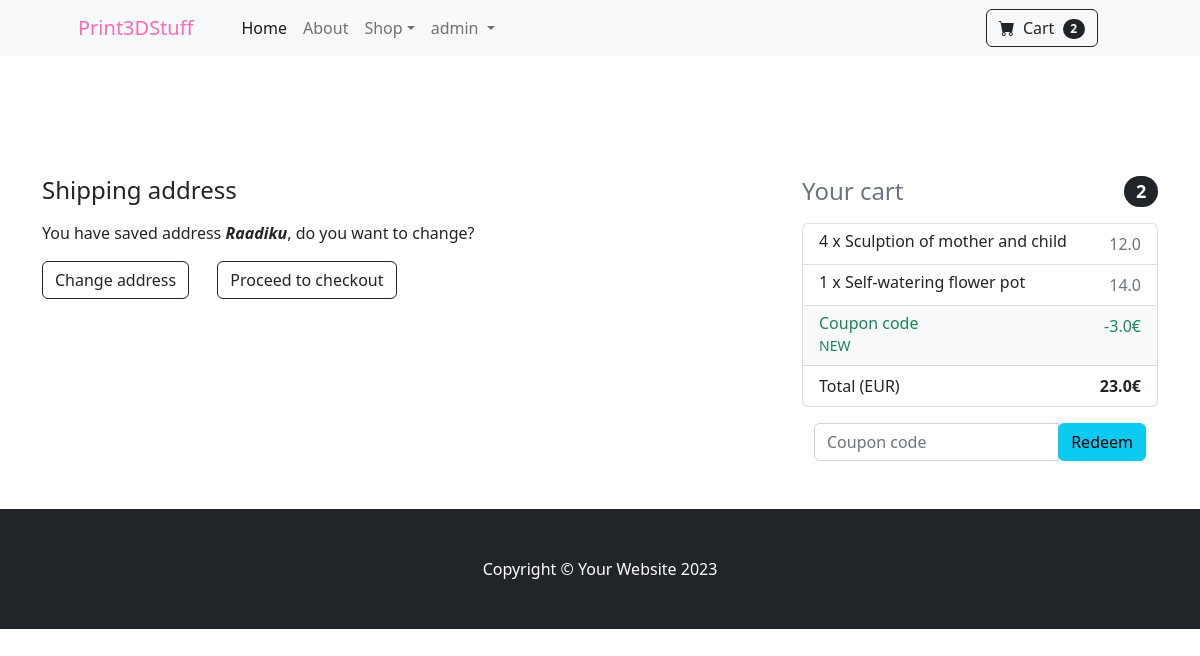
/shipping-address/ (signed in), run on an earlier commit of the app's database.
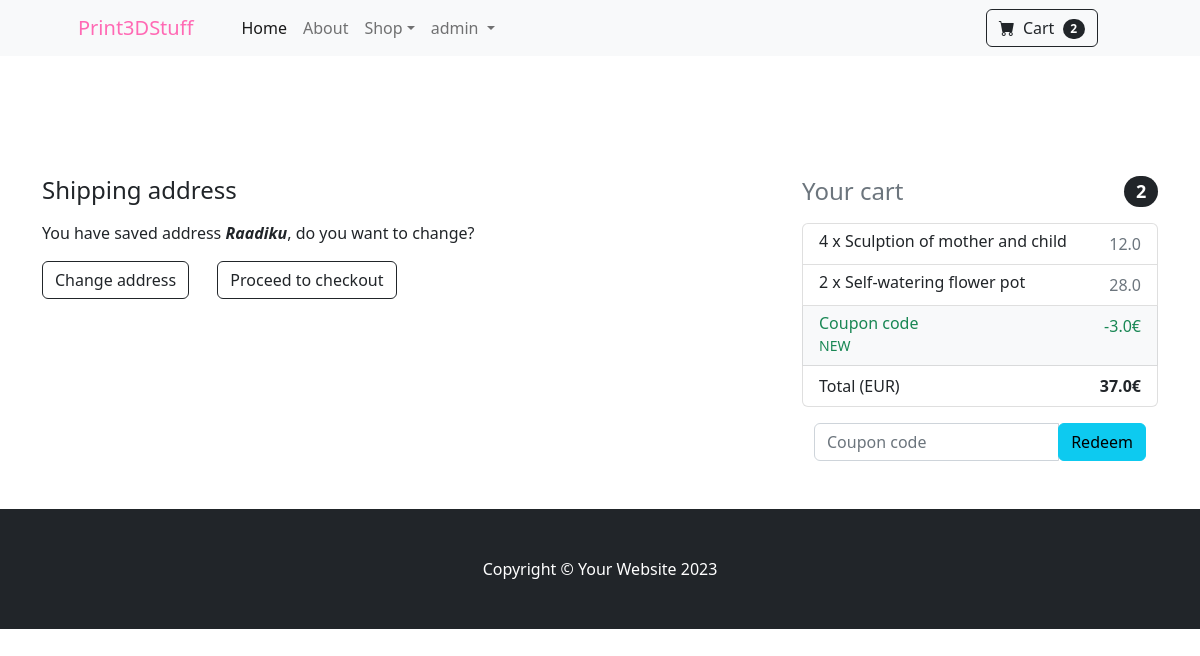
And on a later commit of the database.
### mainapp/models.py (models this page shows, shortened)
class OrderItem(models.Model):
    user = models.ForeignKey(User, on_delete=models.CASCADE)
    ordered = models.BooleanField(default=False)
    item = models.ForeignKey(Item, on_delete=models.CASCADE)
    quantity = models.IntegerField(default=1)
    def total_item_discount_price(self):
        return self.quantity * self.item.discount_price
    def final_price(self):
        if self.item.discount_price:
            return self.total_item_discount_price()
        else:
            return self.total_item_price()

class Item(models.Model):
    title = models.CharField(max_length=100)
    price = models.FloatField()
    discount_price = models.FloatField(blank=True, null=True)
    category = models.CharField(choices=CATEGORY_CHOICES, max_length=5)
    slug = models.SlugField()
    description = models.TextField()
    image = models.ImageField()

class Order(models.Model):
    user = models.ForeignKey(User, on_delete=models.CASCADE)
    order_ref = models.CharField(max_length=20)
    items = models.ManyToManyField(OrderItem)
    ordered_date = models.DateTimeField()
    ordered = models.BooleanField(default=False)
    billing_address = models.ForeignKey('BillingAddress', on_delete=models.SET_NULL, blank=True, null=True)
    coupon = models.ForeignKey('Coupon', on_delete=models.SET_NULL, blank=True, null=True)
    payment = models.ForeignKey('Payment', on_delete=models.SET_NULL, blank=True, null=True)
    delivered = models.BooleanField(default=False)
    received = models.BooleanField(default=False)
    refund_requested = models.BooleanField(default=False)
    refund_granted = models.BooleanField(default=False)
    def total_price(self):
        total = 0
        for order_item in self.items.all():
            total += order_item.final_price()
        if self.coupon:
            total -= self.coupon.amount
        return total

class Coupon(models.Model):
    code = models.CharField(max_length=100)
    amount = models.FloatField()

class BillingAddress(models.Model):
    user = models.ForeignKey(User, on_delete=models.CASCADE)
    street_address = models.CharField(max_length=100)
    apartment = models.CharField(max_length=5)
    country = CountryField(blank_label="(select country)", null=True)
    zip = models.CharField(max_length=10)

### mainapp/views.py (the view, shortened to what this page needs)
# urls.py: path('shipping-address/', views.ShippingAddressView.as_view(), name='shipping'),
class ShippingAddressView(View):
    def get(self, *args, **kwargs):
        try:
            order = Order.objects.get(user=self.request.user, ordered=False)
            form = ShippingAddressForm()
            context = {
                'form': form,
                'order': order,
                'couponform': CouponForm(),
                'display_coupon_form': True,
            }
            return render(self.request, 'shipping_address.html', context)
        except ObjectDoesNotExist:
            messages.warning(self.request, 'You do not have an active order.')
            return redirect('mainapp:summary')

### mainapp/forms.py
class ShippingAddressForm(forms.Form):
    street_address = forms.CharField(widget=forms.TextInput(attrs={
        'class': 'form-control',
        'id': 'floatingInput',
        'placeholder': 'Street name and house number',
    }))
    apartment_address = forms.CharField(widget=forms.TextInput(attrs={
        'class': 'form-control',
        'id': 'floatingApartment',
        'placeholder': 'Apartment',
    }))
    country = CountryField(blank_label='Select Country').formfield(widget=CountrySelectWidget(attrs={
        'class': 'form-control',
        'id': 'floatingSelect',
        'placeholder': 'Select Country',
        'aria-label': 'Select country',
    }))
    zip_code = forms.CharField(widget=forms.TextInput(attrs={
        'class': 'form-control',
        'id': 'floatingZip',
        'placeholder': 'Zip Code',
    }))

class CouponForm(forms.Form):
    code = forms.CharField(widget=forms.TextInput(attrs={
        "class": "form-control",
        "placeholder": "Coupon code"
    }))

### templates/shipping_address.html (shortened to what this page needs)
{% extends 'base.html' %}
{% block content %}
<section class="py-5">
  <div class="container">
    <div class="row">
      <div class="col-md-8">
        <h4 class="mb-3">Shipping address</h4>
        {% if order.billing_address %}
        <p>You have saved address <i><b>{{ order.billing_address.street_address }}</b></i>, do you want to change?</p>
        <a href="{% url 'mainapp:profile' %}" class="btn btn-outline-dark mt-auto me-4">Change address</a>
        <a href="{% url 'mainapp:payment' %}" class="btn btn-outline-dark mt-auto me-4">Proceed to checkout</a>
        {% endif %}
      </div>
      <div class="col-md-4">
        {% include 'cart_snippet.html' %}
      </div>
    </div>
  </div>
</section>
{% endblock %}

### templates/cart_snippet.html (shortened to what this page needs)
<h4 class="d-flex justify-content-between align-items-center mb-3">
  <span class="text-muted">Your cart</span>
  <span class="badge bg-dark text-white ms-1 rounded-pill">{{ order.items.count }}</span>
</h4>
<ul class="list-group mb-3 z-depth-1">
  {% for order_item in order.items.all %}
  <li class="list-group-item d-flex justify-content-between lh-condensed">
    <div>
      <h6 class="my-0">{{ order_item.quantity }} x {{ order_item.item.title }}</h6>
    </div>
    <span class="text-muted">{{ order_item.final_price }}</span>
  </li>
  {% endfor %}
  {% if order.coupon %}
  <li class="list-group-item d-flex justify-content-between bg-light">
    <div class="text-success">
      <h6 class="my-0">Coupon code</h6>
      <small>{{ order.coupon.code }}</small>
    </div>
    <span class="text-success">-{{ order.coupon.amount }}€</span>
  </li>
  {% endif %}
  <li class="list-group-item d-flex justify-content-between">
    <span>Total (EUR)</span>
    <strong>{{ order.total_price }}€</strong>
  </li>
</ul>
{% if display_coupon_form %}
  <form action="{% url 'mainapp:add-coupon' %}" method="post" autocomplete="off" class="container">
    <div class="input-group">
      {{ couponform.code }}
      <div class="input-group-addon">
        <button class="btn btn-info m-0" type="submit">Redeem</button>
      </div>
    </div>
  </form>
{% endif %}

What changed in the data, as far as the page shows it:
changed through a linked row, Order "Raadiku": total_price "23.0" → "37.0"
changed OrderItem "Self-watering flower pot": quantity "1" → "2"; final_price "14.0" → "28.0"
